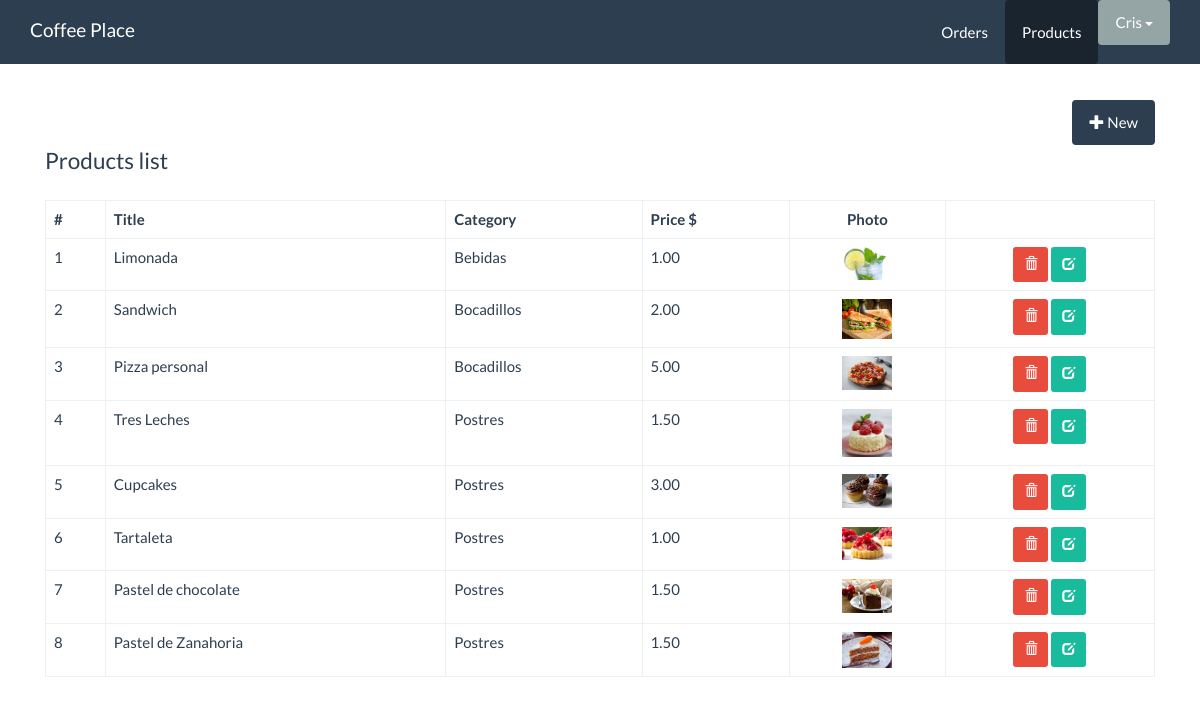
Page /ingles/panel/peliculas/index.php (signed in) on the committed database.
### tables this page shows
CREATE TABLE `panaderia` (
  `id` int(11) NOT NULL,
  `titulo` varchar(100) NOT NULL,
  `descripcion` varchar(300) NOT NULL,
  `foto` varchar(100) NOT NULL,
  `precio` decimal(10,2) NOT NULL,
  `categoria_id` int(11) NOT NULL,
  `fecha` date NOT NULL,
  `estado` int(11) NOT NULL DEFAULT 1
);

CREATE TABLE `categorias` (
  `id` int(10) NOT NULL,
  `nombre` varchar(50) NOT NULL
);

### espanol/src/Pelicula.php (called while the page is built, shortened)
<?php
class Pelicula{
private $cn = null;
public function __construct(){
    $this->config = parse_ini_file(__DIR__.'/../config.ini');
    $this->cn = new \PDO($this->config['dns'], $this->config['usuario'], $this->config['clave'],array(
    \PDO::MYSQL_ATTR_INIT_COMMAND => 'SET NAMES utf8'
    ));
}
public function mostrar(){
    $sql = "SELECT panaderia.id, titulo, descripcion,foto,nombre,precio,fecha,estado FROM panaderia
    INNER JOIN categorias
    ON panaderia.categoria_id = categorias.id ORDER BY panaderia.id DESC
    ";
    $resultado =$this->cn->prepare($sql);
    if($resultado->execute())
       return $resultado->fetchAll();
    return false;
}
}

### ingles/panel/peliculas/index.php (the view, shortened to what this page needs)
<!DOCTYPE html>
<html lang="en">
  <head>
    <link rel="stylesheet" href="../../assets/css/bootstrap.min.css">
    <link rel="stylesheet" href="../../assets/css/estilos.css">
  </head>
  <body>
    <nav class="navbar navbar-default navbar-fixed-top">
      <div class="container">
        <div class="navbar-header">
          <a class="navbar-brand" href="../dashboard.php">Coffee Place</a>
        </div>
        <div id="navbar" class="navbar-collapse collapse">
          <ul class="nav navbar-nav pull-right">
            <li>
              <a href="../pedidos/index.php" class="btn">Orders</a>
            </li>
            <li class="active">
              <a href="index.php" class="btn">Products</a>
            </li>
            <li class="dropdown">
  <button class="btn btn-default dropdown-toggle" type="button" id="dropdownMenu1" data-toggle="dropdown" aria-haspopup="true" aria-expanded="true">
  <?php print $_SESSION['usuario_info']['nombre_usuario'] ?>
    <span class="caret"></span>
  </button>
</div>
        </div>
    </nav>
    <div class="container" id="main">
        <div class="roW">
          <div class ="col-md-12">
            <div class="pull-right">
             <a href="form_registrar.php" class="btn btn-primary"><span class="glyphicon glyphicon-plus"></span> New</a>
            </div>
          </div>
        </div>
        <div class="roW">
          <div class ="col-md-12">
            <fieldset>
              <legend>Products list</legend>
                <table class="table table-bordered">
                  <thead>
                      <tr>
                      <th>#</th>
                      <th>Title</th>
                      <th>Category</th>
                      <th>Price $</th>
                      <th class="text-center">Photo</th>
                      <th></th>
                      </tr>
                  </thead>
                       <tbody>
                       <?php
                         $pelicula = new Kawschool\Pelicula;
                         $info_pelicula = $pelicula->mostrar();
                         $cantidad = count($info_pelicula);
                         if ($cantidad > 0) {
                           $c=0;
                          for($x =0; $x < $cantidad; $x++){
                           $c++;
                           $item = $info_pelicula[$x];
                       ?>
                        <tr>
                          <td><?php print $c ?></td>
                          <td><?php print $item['titulo']?></td>
                          <td><?php print $item['nombre']?></td>
                          <td><?php print $item['precio']?></td>
                          <td class="text-center">
                          <?php
                          $foto = '../../../upload/'.$item['foto'];
                          if (file_exists($foto)){
                          ?>
                          <img src="<?php print $foto; ?>" width="50">
                          <?php
                          }else{
                            ?>
                          <?php }?>
                          </td>
                          <td class="text-center">
                            <a href="../acciones.php?id=<?php print $item['id'] ?>" class="btn btn-danger btn-sm"><span class="glyphicon glyphicon-trash"></span></a>
                            <a href="form_actualizar.php?id=<?php print $item['id'] ?>" class="btn btn-success btn-sm"><span class="glyphicon glyphicon-edit"></span></a>
                           </td>
                      </tr>
                      <?php
                        }
                          }else{
                      ?>
                      <tr>
                          <td colspan="6">No records.</td>
                      </tr>
                      <?php
                      }
                      ?>
                     </tbody>
                </table>
            </fieldset>
          </div>
        </div>
    </div class="container" id="main">
  </body>
</html>

### ingles/assets/css/estilos.css (style rules this page uses)
#main { margin-top: 100px; }

### rows in the picture
panaderia: titulo "Limonada", categoria.nombre "Bebidas", precio "1.00", foto (picture)
panaderia: titulo "Sandwich", categoria.nombre "Bocadillos", precio "2.00", foto (picture)
panaderia: titulo "Pizza personal", categoria.nombre "Bocadillos", precio "5.00", foto (picture)
panaderia: titulo "Tres Leches", categoria.nombre "Postres", precio "1.50", foto (picture)
panaderia: titulo "Cupcakes", categoria.nombre "Postres", precio "3.00", foto (picture)
panaderia: titulo "Tartaleta", categoria.nombre "Postres", precio "1.00", foto (picture)
panaderia: titulo "Pastel de chocolate", categoria.nombre "Postres", precio "1.50", foto (picture)
panaderia: titulo "Pastel de Zanahoria", categoria.nombre "Postres", precio "1.50", foto (picture)

### other values in the picture
$_SESSION['usuario_info']['nombre_usuario'] "Cris"
